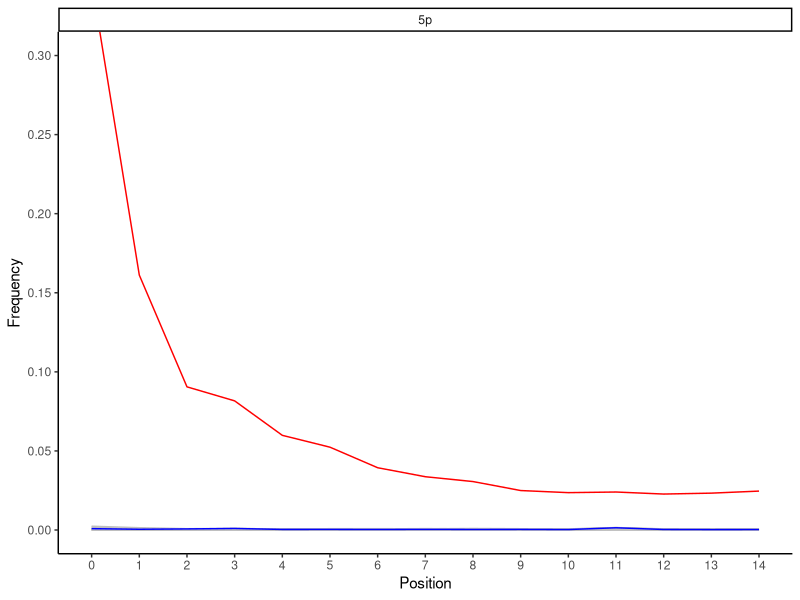

R code for this plot:
library(readr)
library(tidyr)
library(dplyr)
library(ggplot2)
library(patchwork)

type_colours <- c("C>T" = "red", "G>A" = "blue", "A>C" = "grey", "A>G" = "grey", "A>T" = "grey", "C>A" = "grey", "C>G" = "grey", "G>C" = "grey", "G>T" = "grey", "T>A" = "grey", "T>C" = "grey", "T>G" = "grey", "insertion" = "grey", "deletion" = "grey")

raw_5p_single_stranded <- readr::read_tsv("assets/data/single-stranded/5p_freq_misincorporations.txt", comment = "#")
raw_3p_single_stranded <- readr::read_tsv("assets/data/single-stranded/3p_freq_misincorporations.txt", comment = "#")

pivot_longer_freqmisincorporation <- function(x, reverse, type_colours) {
  result <- x %>%
    dplyr::rename(insertion = `->ACGT`, deletion = `ACGT>-`, Position = Pos) %>%
    tidyr::pivot_longer(tidyr::contains(c(">", "insertion", "deletion")), names_to = "Mutation Type", values_to = "Frequency") %>%
    dplyr::mutate(`Mutation Type` = factor(`Mutation Type`, levels = rev(names(type_colours))))

  if (reverse) {
    result <- result %>%
      dplyr::mutate(Position = Position * -1)
  }

  result
}

plot_longer_freqmisincorporation <- function(x, reverse, type_colours) {
  result <- ggplot2::ggplot(x, aes(x = Position, y = Frequency, colour = `Mutation Type`)) +
    ggplot2::geom_line() +
    ggplot2::scale_colour_manual(values = type_colours, guide = ggplot2::guide_legend(reverse = TRUE)) +
    ggplot2::facet_wrap(~end, ncol = 2) +
    ggplot2::theme_classic() +
    ggplot2::theme(legend.position = "none") +
    ggplot2::coord_cartesian(ylim = c(0, 0.3))

  if (reverse) {
    result <- result +
      ggplot2::scale_x_continuous(breaks = seq(0, -14, -1)) +
      ggplot2::scale_y_continuous(breaks = seq(0, 0.30, 0.05), position = "right")
  } else {
    result <- result +
      ggplot2::scale_x_continuous(breaks = seq(0, 14, 1)) +
      ggplot2::scale_y_continuous(breaks = seq(0, 0.30, 0.05))
  }

  result
}

long_5p_single_stranded <- pivot_longer_freqmisincorporation(raw_5p_single_stranded, reverse = FALSE, type_colours = type_colours) %>% mutate(end = "5p")
long_3p_single_stranded <- pivot_longer_freqmisincorporation(raw_3p_single_stranded, reverse = TRUE, type_colours = type_colours) %>% mutate(end = "3p")

smiley_5p_single_stranded <- plot_longer_freqmisincorporation(long_5p_single_stranded, reverse = FALSE, type_colours)
smiley_3p_single_stranded <- plot_longer_freqmisincorporation(long_3p_single_stranded, reverse = TRUE, type_colours)

smiley_5p_single_stranded
